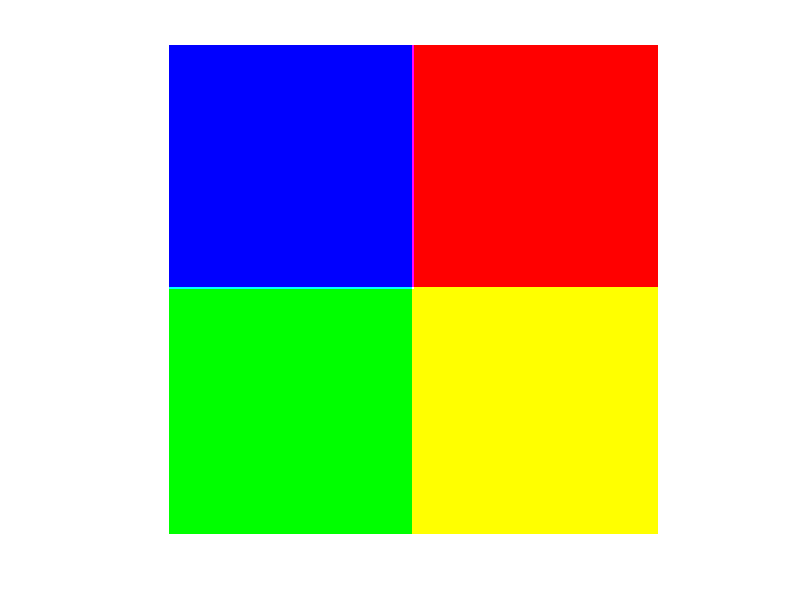

Here is the MATLAB script that generated this plot:
% - - - - - - 
% MAI CV
% Exercises Lab 1
% Author name: Emer Rodriguez Formisano
% - - - - - - 


%%
%- - - - - - 
%Exercise 1:
%- - - - - - 

% 1.1
img1 = zeros([200, 200]);
img1(1:200,100:200) = 1;
imshow(img1)

img2 = zeros([200, 200]);
img2(100:200,1:200) = 1;
imshow(img2)

img3 = zeros([200, 200]);
img3(1:100,1:100) = 1;
imshow(img3)

img3 = zeros([200, 200]);
img3(1:100,1:100) = 1;
imshow(img3)

% 1.2
img4 = cat(3, img1, img2, img3);
imshow(img4)

% 1.3
imwrite(img4, '3channels.jpg')
